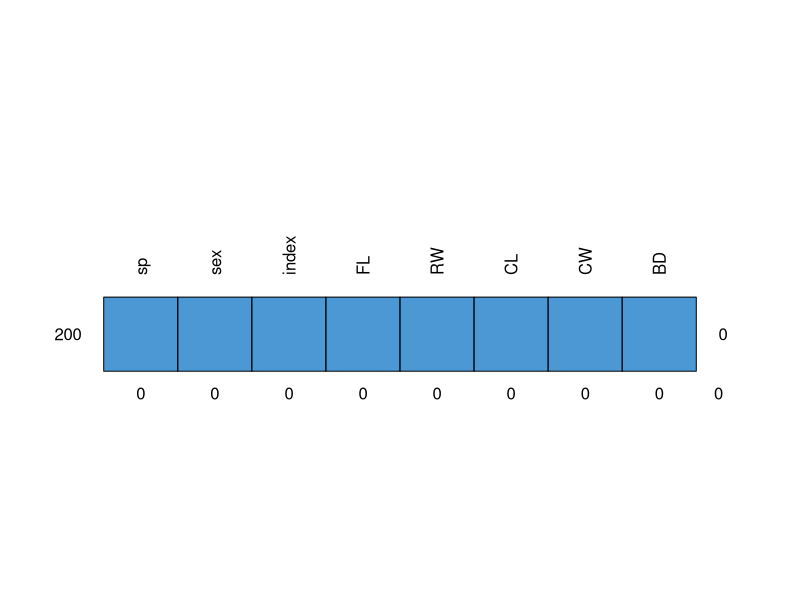
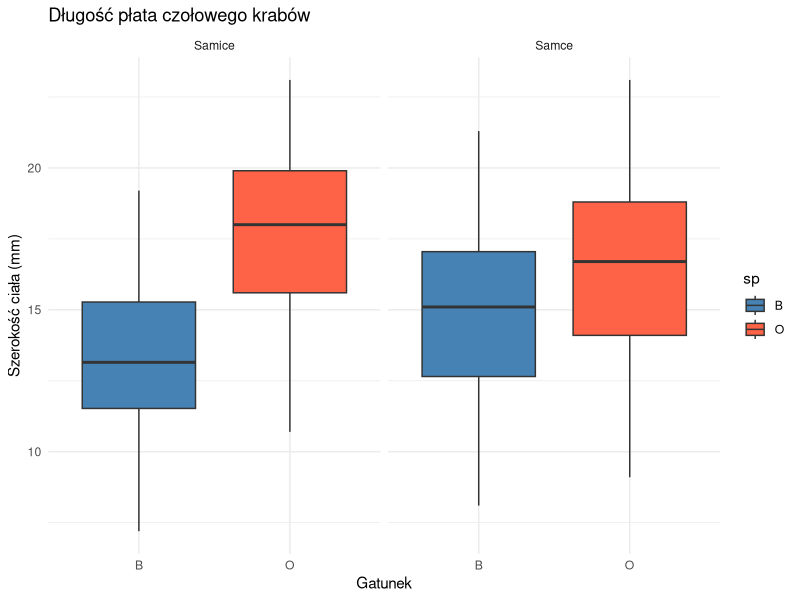
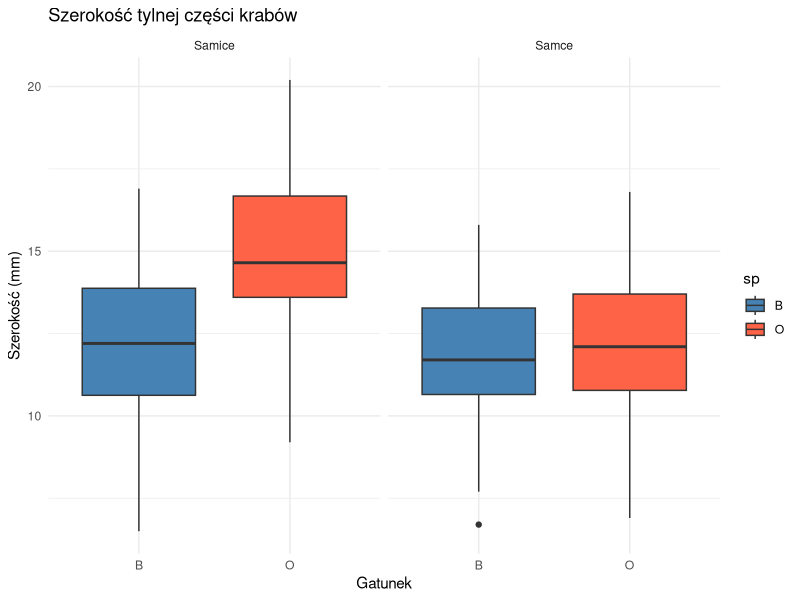
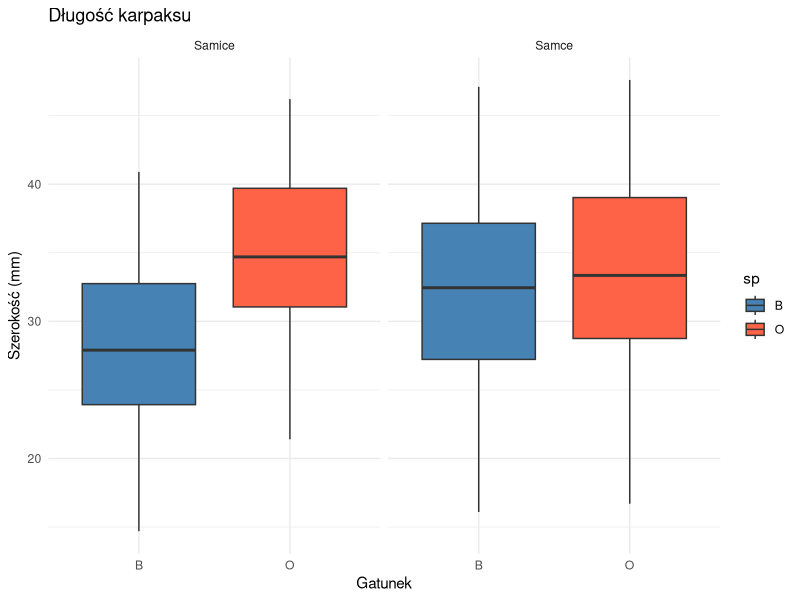
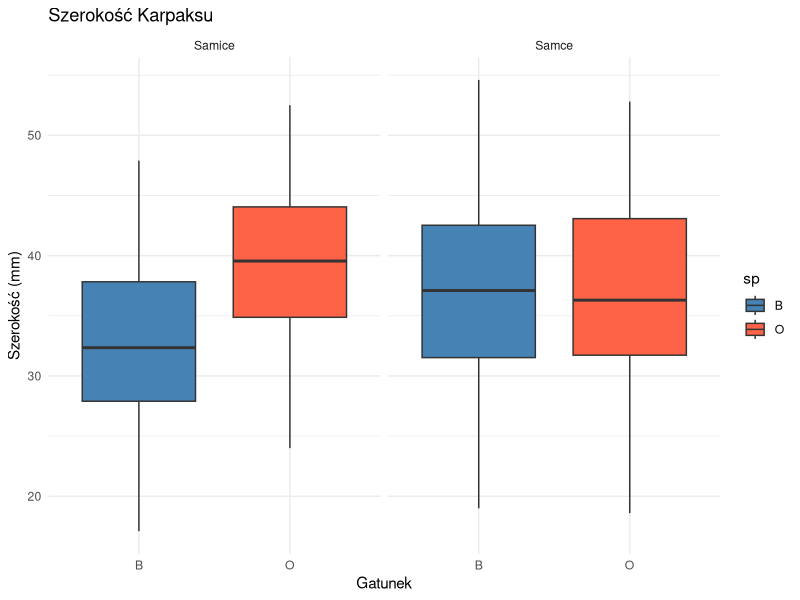
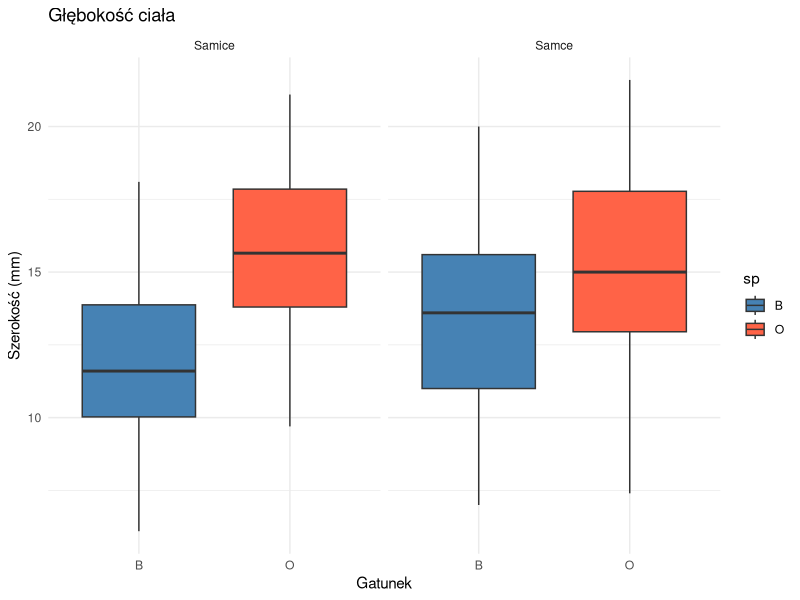
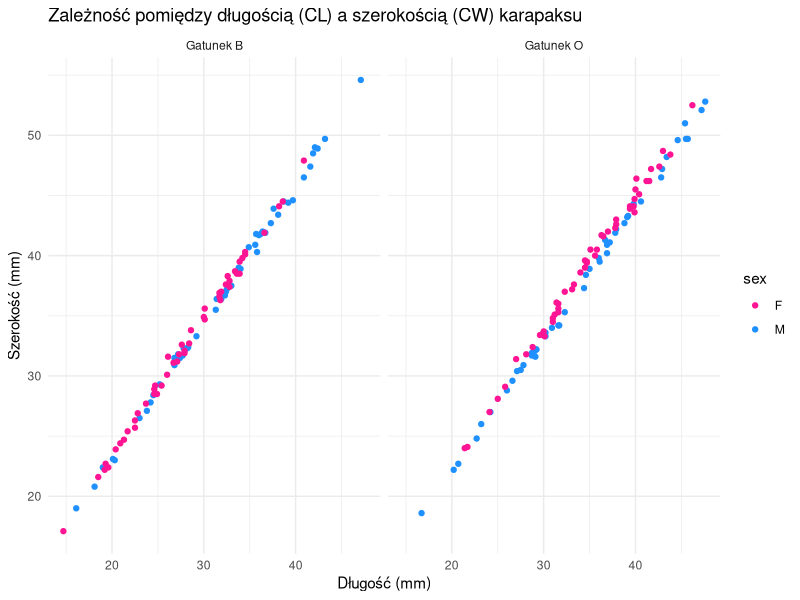
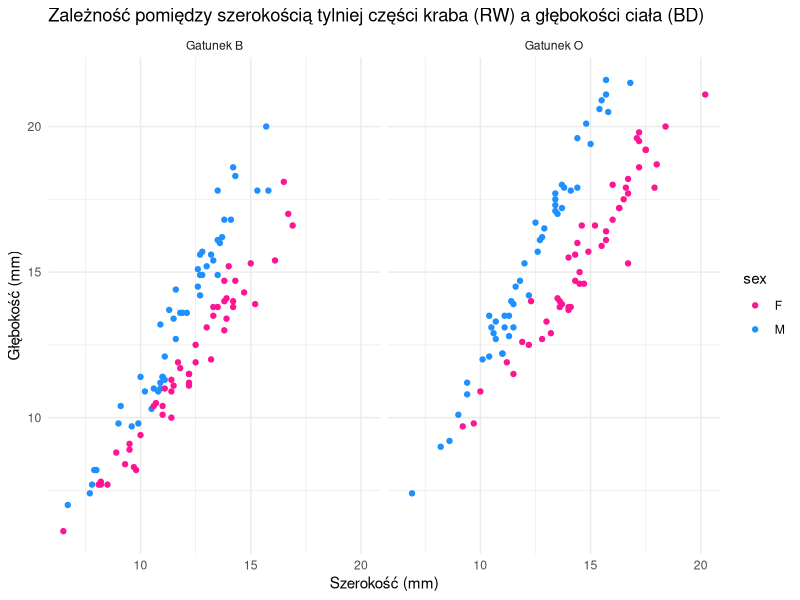

Write the R code that produced these figures, in order.
## ---- chunk 1
library(psych)
library(MASS)
library(knitr)
library(ggplot2)
library(mice)
library(dplyr)
## ---- chunk 2
crabs
## ---- chunk 3
str(crabs)
## ---- chunk 4
describeBy(crabs[, 4:8], group = interaction(crabs$sp, crabs$sex))
## ---- chunk 5
md.pattern(crabs, rotate.names = TRUE)
## ---- chunk 6
ggplot(crabs, aes(x = sp, y = FL, fill = sp)) +
  geom_boxplot() +
  scale_fill_manual(values = c("#4682B4", "#FF6347")) + 
  labs(title = "Długość płata czołowego krabów",
       x = "Gatunek",
       y = "Szerokość ciała (mm)") +
  theme_minimal() +
  facet_wrap(~sex, labeller = labeller(sex = c("F" = "Samice", "M" = "Samce")))
## ---- chunk 7
stats_crabs_FL <- crabs %>%
  group_by(sex, sp) %>%
  summarise(
    Min = min(FL),               
    Q1 = quantile(FL, 0.25),     
    Median = median(FL),         
    Q3 = quantile(FL, 0.75),     
    Max = max(FL),               
    .groups = "drop"             
  )

stats_crabs_FL
## ---- chunk 8
ggplot(crabs, aes(x = sp, y = RW, fill = sp)) +
  geom_boxplot() +
  scale_fill_manual(values = c("#4682B4", "#FF6347")) +
  labs(title = "Szerokość tylnej części krabów",
       x = "Gatunek",
       y = "Szerokość (mm)") +
  theme_minimal() +
  facet_wrap(~sex, labeller = labeller(sex = c("F" = "Samice", "M" = "Samce")))
## ---- chunk 9
stats_crabs_RW <- crabs %>%
  group_by(sex, sp) %>%
  summarise(
    Min = min(RW),               
    Q1 = quantile(RW, 0.25),     
    Median = median(RW),         
    Q3 = quantile(RW, 0.75),     
    Max = max(RW),               
    .groups = "drop"             
  )

stats_crabs_RW
## ---- chunk 10
ggplot(crabs, aes(x = sp, y = CL, fill = sp)) +
  geom_boxplot() +
  scale_fill_manual(values = c("#4682B4", "#FF6347")) +
  labs(title = "Długość karpaksu",
       x = "Gatunek",
       y = "Szerokość (mm)") +
  theme_minimal() +
  facet_wrap(~sex, labeller = labeller(sex = c("F" = "Samice", "M" = "Samce")))
## ---- chunk 11
stats_crabs_CL <- crabs %>%
  group_by(sex, sp) %>%
  summarise(
    Min = min(CL),               
    Q1 = quantile(CL, 0.25),     
    Median = median(CL),         
    Q3 = quantile(CL, 0.75),     
    Max = max(CL),               
    .groups = "drop"             
  )

stats_crabs_CL
## ---- chunk 12
ggplot(crabs, aes(x = sp, y = CW, fill = sp)) +
  geom_boxplot() +
  scale_fill_manual(values = c("#4682B4", "#FF6347")) +
  labs(title = "Szerokość Karpaksu",
       x = "Gatunek",
       y = "Szerokość (mm)") +
  theme_minimal() +
  facet_wrap(~sex, labeller = labeller(sex = c("F" = "Samice", "M" = "Samce")))

## ---- chunk 13
stats_crabs_CW <- crabs %>%
  group_by(sex, sp) %>%
  summarise(
    Min = min(CW),               
    Q1 = quantile(CW, 0.25),     
    Median = median(CW),         
    Q3 = quantile(CW, 0.75),     
    Max = max(CW),               
    .groups = "drop"             
  )

stats_crabs_CW
## ---- chunk 14
ggplot(crabs, aes(x = sp, y = BD, fill = sp)) +
  geom_boxplot() +
  scale_fill_manual(values = c("#4682B4", "#FF6347")) +
  labs(title = "Głębokość ciała",
       x = "Gatunek",
       y = "Szerokość (mm)") +
  theme_minimal() +
  facet_wrap(~sex, labeller = labeller(sex = c("F" = "Samice", "M" = "Samce")))
## ---- chunk 15
stats_crabs_BD <- crabs %>%
  group_by(sex, sp) %>%
  summarise(
    Min = min(BD),               
    Q1 = quantile(BD, 0.25),     
    Median = median(BD),         
    Q3 = quantile(BD, 0.75),     
    Max = max(BD),               
    .groups = "drop"             
  )

stats_crabs_BD
## ---- chunk 16
ggplot(crabs, aes(x = CL, y = CW, color = sex)) +
  geom_point() +
  scale_color_manual(values = c("F" = "#FF1493", "M" = "#1E90FF")) +  
  labs(title = "Zależność pomiędzy długością (CL) a szerokością (CW) karapaksu",
       x = "Długość (mm)",
       y = "Szerokość (mm)") +
  theme_minimal() +
  facet_wrap(~sp, labeller = labeller(sp = c("B" = "Gatunek B", "O" = "Gatunek O")))  
## ---- chunk 17
crabs %>%
  filter(sp %in% c("O", "B"), sex %in% c("F", "M")) %>%  
  group_by(sp, sex) %>%  
  summarise(correlation = cor(CL, CW, method = "pearson", use = "complete.obs"))  
## ---- chunk 18
ggplot(crabs, aes(x = RW, y = BD, color = sex)) +
  geom_point() +
  scale_color_manual(values = c("F" = "#FF1493", "M" = "#1E90FF")) +  
  labs(title ="Zależność pomiędzy szerokością tylniej części kraba (RW) a głębokości ciała (BD) ",
       x = "Szerokość (mm)",
       y = "Głębokość (mm)") +
  theme_minimal() +
  facet_wrap(~sp, labeller = labeller(sp = c("B" = "Gatunek B", "O" = "Gatunek O")))  
## ---- chunk 19
crabs %>%
  filter(sp %in% c("O", "B"), sex %in% c("F", "M")) %>%  
  group_by(sp, sex) %>%  
  summarise(correlation = cor(RW, BD, method = "pearson", use = "complete.obs"))  
## ---- chunk 20
ggplot(crabs, aes(x = FL, y = BD, color = sex)) +
  geom_point() +
  scale_color_manual(values = c("F" = "#FF1493", "M" = "#1E90FF")) +  
  labs(title ="Zależność pomiędzy rozmiare płata czołowego (FL) a głębokością ciała kraba (BD)",
       x = "Długość (mm)",
       y = "Głębokość (mm)") +
  theme_minimal() +
  facet_wrap(~sp, labeller = labeller(sp = c("B" = "Gatunek B", "O" = "Gatunek O")))  
## ---- chunk 21
crabs %>%
  filter(sp %in% c("O", "B"), sex %in% c("F", "M")) %>%  
  group_by(sp, sex) %>%  
  summarise(correlation = cor(FL, BD, method = "pearson", use = "complete.obs"))  
## ---- chunk 22
ggplot(crabs, aes(x = FL, y = CL, color = sex)) +
  geom_point() +
  scale_color_manual(values = c("F" = "#FF1493", "M" = "#1E90FF")) +  
  labs(title = "Zależność pomiędzy wielkością płata czołowego (FL) a długością (CL) karapaksu",
       x = "Długość (mm)",
       y = "Szerokość (mm)") +
  theme_minimal() +
  facet_wrap(~sp, labeller = labeller(sp = c("B" = "Gatunek B", "O" = "Gatunek O"))) 
## ---- chunk 23
crabs %>%
  filter(sp %in% c("O", "B"), sex %in% c("F", "M")) %>%  
  group_by(sp, sex) %>%  
  summarise(correlation = cor(FL, CW, method = "pearson", use = "complete.obs"))  
## ---- chunk 24
ggplot(crabs, aes(x = CL, y = BD, color = sex)) +
  geom_point() +
  scale_color_manual(values = c("F" = "#FF1493", "M" = "#1E90FF")) +  
  labs(title = "Zależność długością karapaksu (CL) a głębokością ciała kraba (BD)",
       x = "Długość (mm)",
       y = "Głębokość (mm)") +
  theme_minimal() +
  facet_wrap(~sp, labeller = labeller(sp = c("B" = "Gatunek B", "O" = "Gatunek O"))) 
## ---- chunk 25
crabs %>%
  filter(sp %in% c("O", "B"), sex %in% c("F", "M")) %>%  
  group_by(sp, sex) %>%  
  summarise(correlation = cor(CL, BD, method = "pearson", use = "complete.obs")) 
